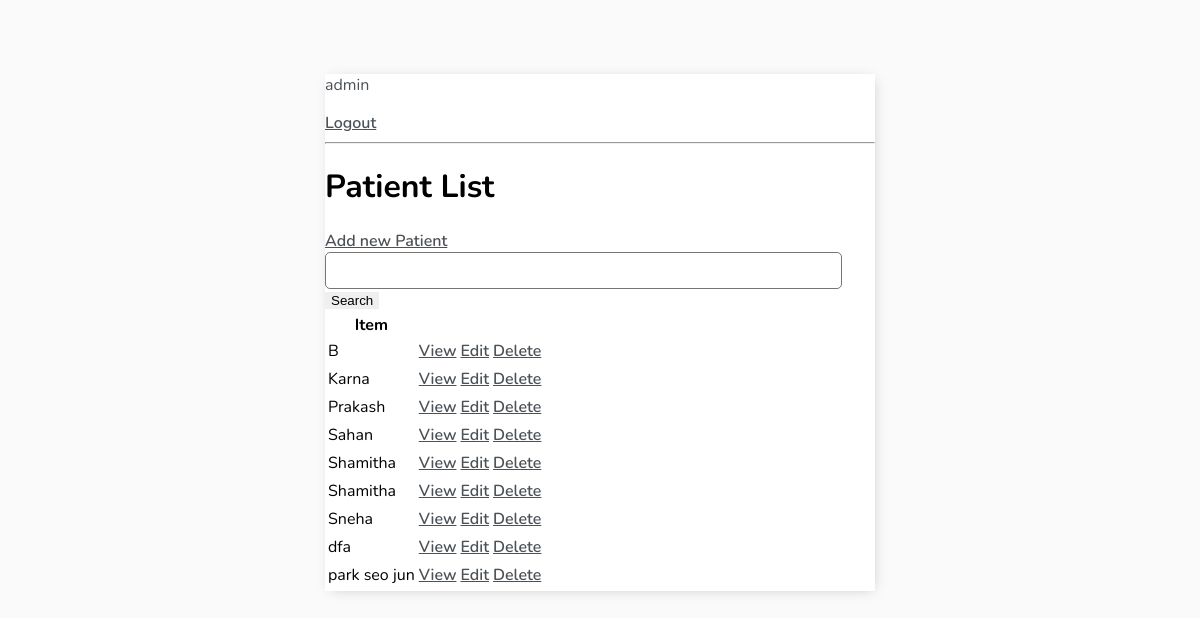
The app's page / (signed in) with its own data.
### projects/models.py (models this page shows, shortened)
class Patient(models.Model) :
    User = models.ForeignKey(User,on_delete=models.CASCADE,null=True,blank=True)
    patient_name = models.CharField(max_length=200,null=True,blank=True)
    patient_age = models.IntegerField(null=True,blank= True)
    Education = models.CharField(max_length=100,null=True,blank=True)
    Occupation =models.CharField(max_length=100,null=True,blank=True)
    mr_choice=(
       ( 'Married' ,'Married'),
       ( 'Unmarried' ,'Unmarried'),
       ( 'Not willing to disclose' ,'Not willing'),
    )
    Marital_status= models.CharField(max_length=100,blank=True,null=True,choices=mr_choice)
    Address =models.CharField(max_length=200,null=True,blank=True)
    Mobile_no = models.CharField(max_length=200,null=True,blank=True)
    alt_no =models.CharField(max_length=200,null=True,blank=True)
    Email_address = models.CharField(max_length=200,null=True,blank=True)
    Presenting_Compliance = models.TextField(null=True,blank=True)
    clinical_conditions=(
       ( 'DM' ,'DM'),
       ( 'HTN' ,'HTN'),
       ( 'HIPOTHYROIDISM','HIPOTHYROIDISM'),
        ( 'HYPERLIPIDIMIA','HYPERLIPIDIMIA'),
        ( 'HEARTCONDITIONS','HEARTCONDITIONS'),
    )
    Clinical_Conditions =models.CharField(max_length=100,blank=True,null=True,choices=clinical_conditions)
    Family_History = models.CharField(max_length=200,null=True,blank=True)
    Past_History = models.CharField(max_length=200,null=True,blank=True)
    Personal_History =models.CharField(max_length=200,null=True,blank=True)
    Lifespace_Investigation =models.CharField(max_length=200,null=True,blank=True)
    Case_Analysis =models.CharField(max_length=200,null=True,blank=True)
    create =models.DateTimeField(auto_now_add=True)
    class Meta :
        ordering = ['patient_name']

### projects/views.py (the view)
# urls.py: path('',PatientList.as_view(),name='patientsList'),
class PatientList(LoginRequiredMixin ,ListView) :
    model = Patient
    context_object_name = 'patientsList'
    fields = '__all__'
    def get_context_data(self, **kwargs) :
        context= super().get_context_data(**kwargs)
        search_input=self.request.GET.get('search-area') or ''
        if search_input :
            context['patientsList']=context['patientsList'].filter(patient_name__startswith=search_input)
            context['search_input'] = search_input
        return context

### projects/templates/projects/patient_list.html
{% extends 'projects/main.html' %}
{% block content %}
{% if request.user.is_authenticated %}
<p>{{request.user}}</p>
<a href="{% url 'logout' %}">Logout</a>
{% else %}
<a href=''>Login</a>
{% endif %}
<hr>
<h1>Patient List</h1>
<a href="{% url 'new-patient' %}">Add new Patient</a>
<form method ="GET">
    <input type ='text' name = 'search-area' value ="{{search_input}}">
    <input type ="Submit" value ='Search'>
</form>
<table>
    <tr>
        <th>Item</th>
    </tr>
        {% for patient in patientsList %}
        <tr>
        <td>{{patient.patient_name}}</td>
        <td><a href="{% url 'patientDetail' patient.id%}">View</a></td>
        <td><a href="{% url 'edit-patient' patient.id%}">Edit</a></td>
        <td><a href="{% url 'delete-patient' patient.id%}">Delete</a></td>
        </tr>
        <tr>
        {% empty %}
        <h3>No Item in list</h3>
        {% endfor %}
        </tr>
    </table>
   {% endblock content %}

### projects/templates/projects/main.html (shortened to what this page needs)
<!DOCTYPE html>
<html lang="en">
<head>
</head>
<body>
    <div class="container">
        {% block content %} {% endblock content %}
    </div>
</body>
</html>

### projects/templates/projects/main.html (style rules this page uses)
body { background-color: #FAFAFA; font-family: 'Nunito', sans-serif; padding-top: 50px; }
h1, h2, h3, h4, h5, h6, { font-family: 'Raleway', sans-serif; }
a, p { color: #4b5156 }
a { font-weight: 600; }
.container { max-width: 550px; margin: auto; background-color: #fff; -webkit-box-shadow: 2px 2px 13px -4px rgba(0, 0, 0, 0.21); box-shadow: 2px 2px 13px -4px rgba(0, 0, 0, 0.21); }
input { outline: none; border: none; }
input[type=text], input[type=password], textarea { border: 1px solid #757575; border-radius: 5px; padding: 10px; width: 90%; }
::placeholder { font-weight: 300; opacity: 0.5; }

### records on screen
Patient: patient_name "B"
Patient: patient_name "Karna"
Patient: patient_name "Prakash"
Patient: patient_name "Sahan"
Patient: patient_name "Shamitha"
Patient: patient_name "Shamitha"
Patient: patient_name "Sneha"
Patient: patient_name "dfa"
Patient: patient_name "park seo jun"

### other values on screen
{{ request.user }} "admin"
